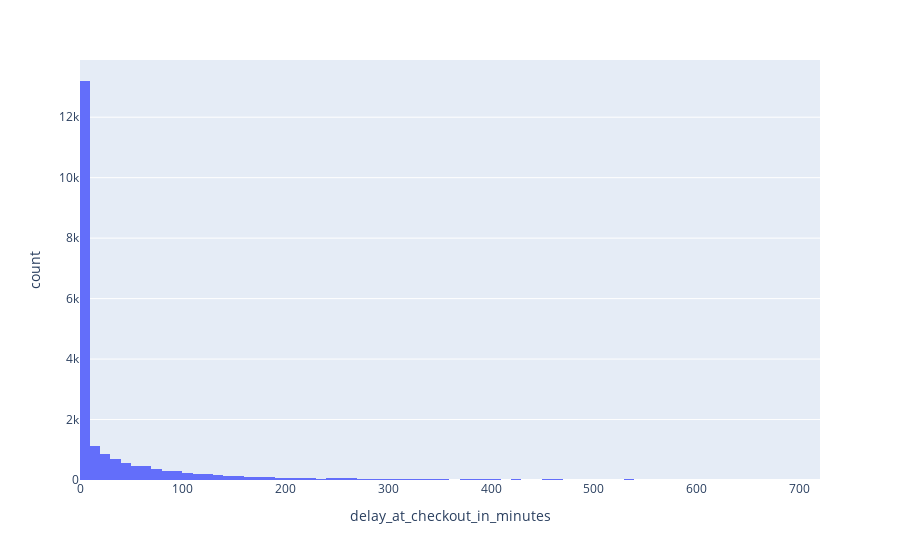

This figure's notebook cell:
### Code cell
fig = px.histogram(df_delay_new,
                    x ='delay_at_checkout_in_minutes',
                    range_x = [0,720],
                    nbins=7200
                    )
fig.show()

### Figure 1 — Plotly figure (JSON) as saved in the notebook; plotly's stock layout.template omitted (floating-point values rounded to 4 significant figures; data arrays with more than 128 entries replaced by an {"elided": "..."} marker saying what was removed)
{"data": [{"alignmentgroup": "True", "bingroup": "x", "hovertemplate": "delay_at_checkout_in_minutes=%{x}<br>count=%{y}<extra></extra>", "legendgroup": "", "marker": {"color": "#636efa", "pattern": {"shape": ""}}, "name": "", "nbinsx": 7200, "offsetgroup": "", "orientation": "v", "showlegend": false, "type": "histogram", "x": {"elided": "21310 int values"}, "xaxis": "x", "yaxis": "y"}], "layout": {"barmode": "relative", "legend": {"tracegroupgap": 0}, "margin": {"t": 60}, "xaxis": {"anchor": "y", "domain": [0, 1], "range": [0, 720], "title": {"text": "delay_at_checkout_in_minutes"}}, "yaxis": {"anchor": "x", "domain": [0, 1], "title": {"text": "count"}}}}
